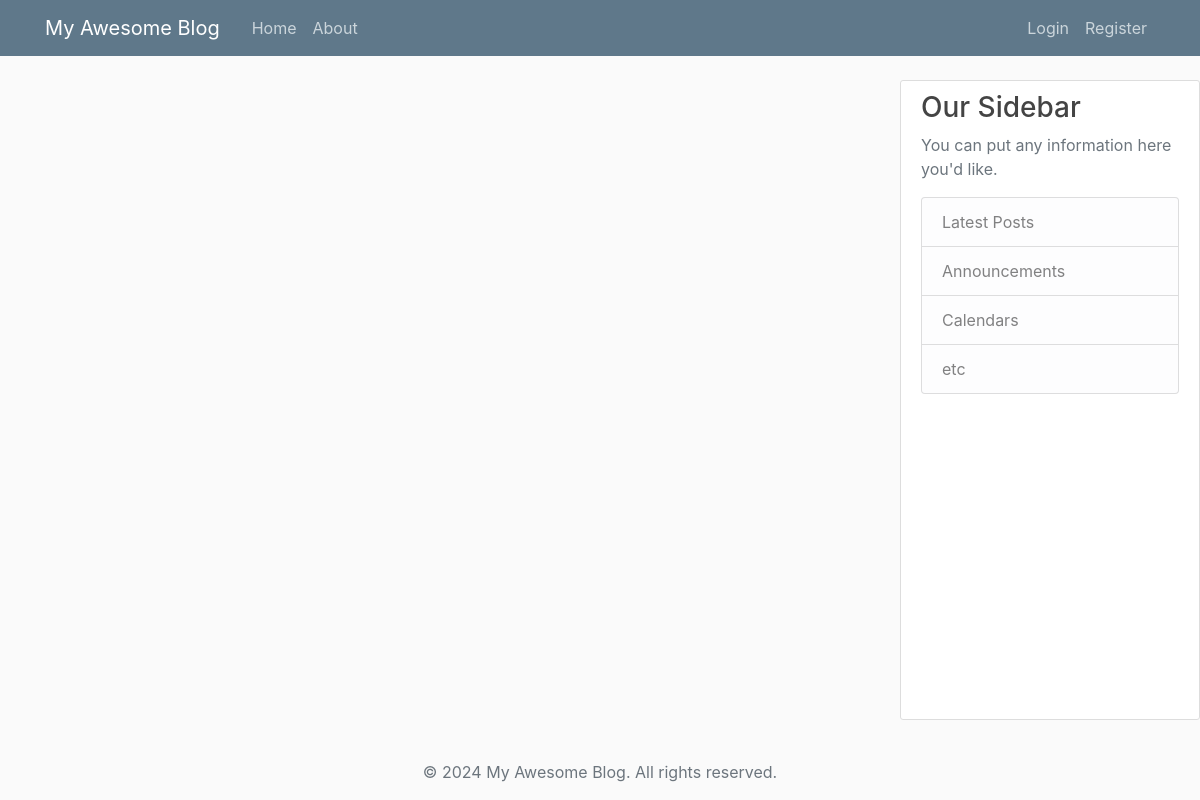
Before: / with the older database file.
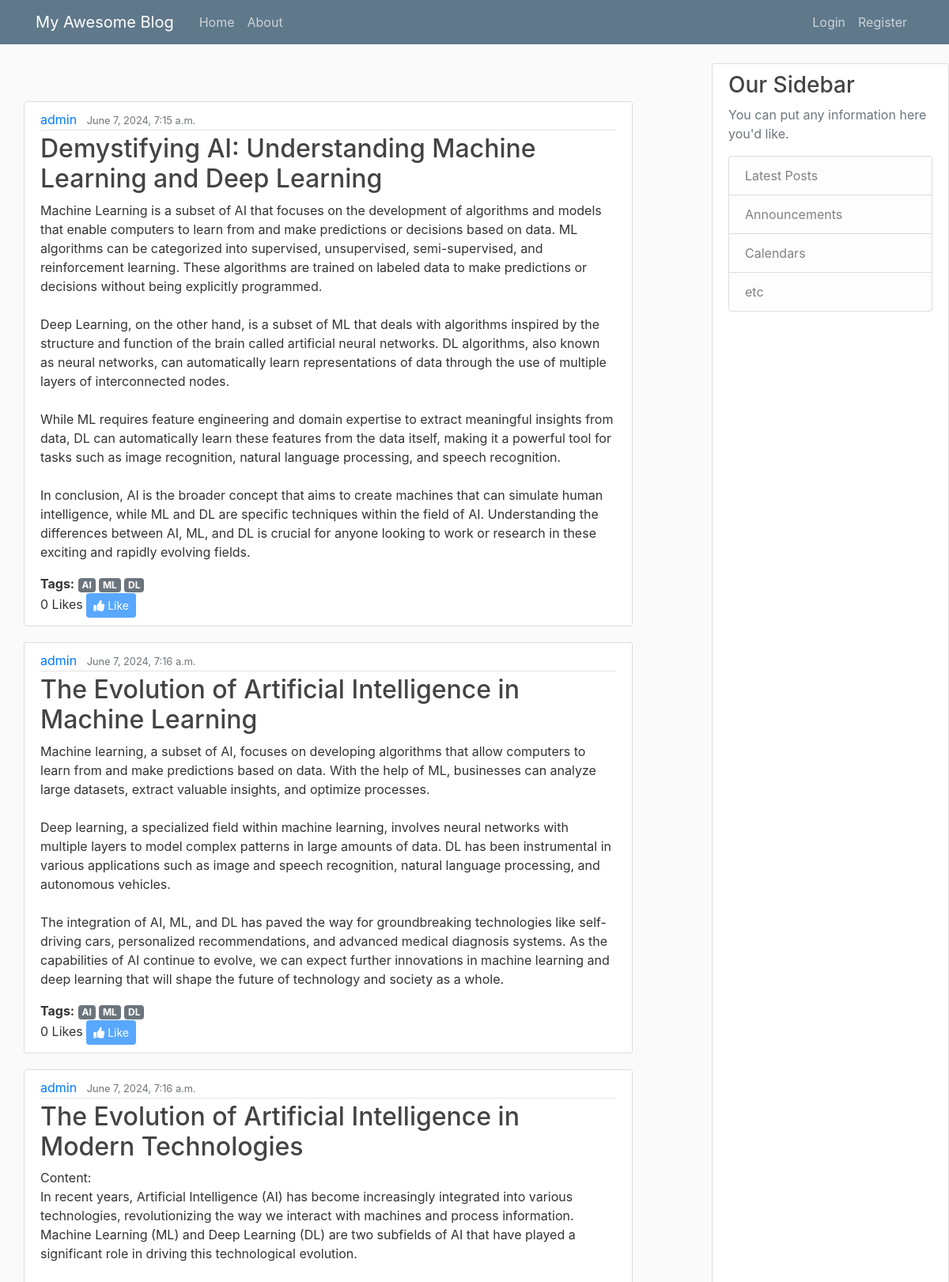
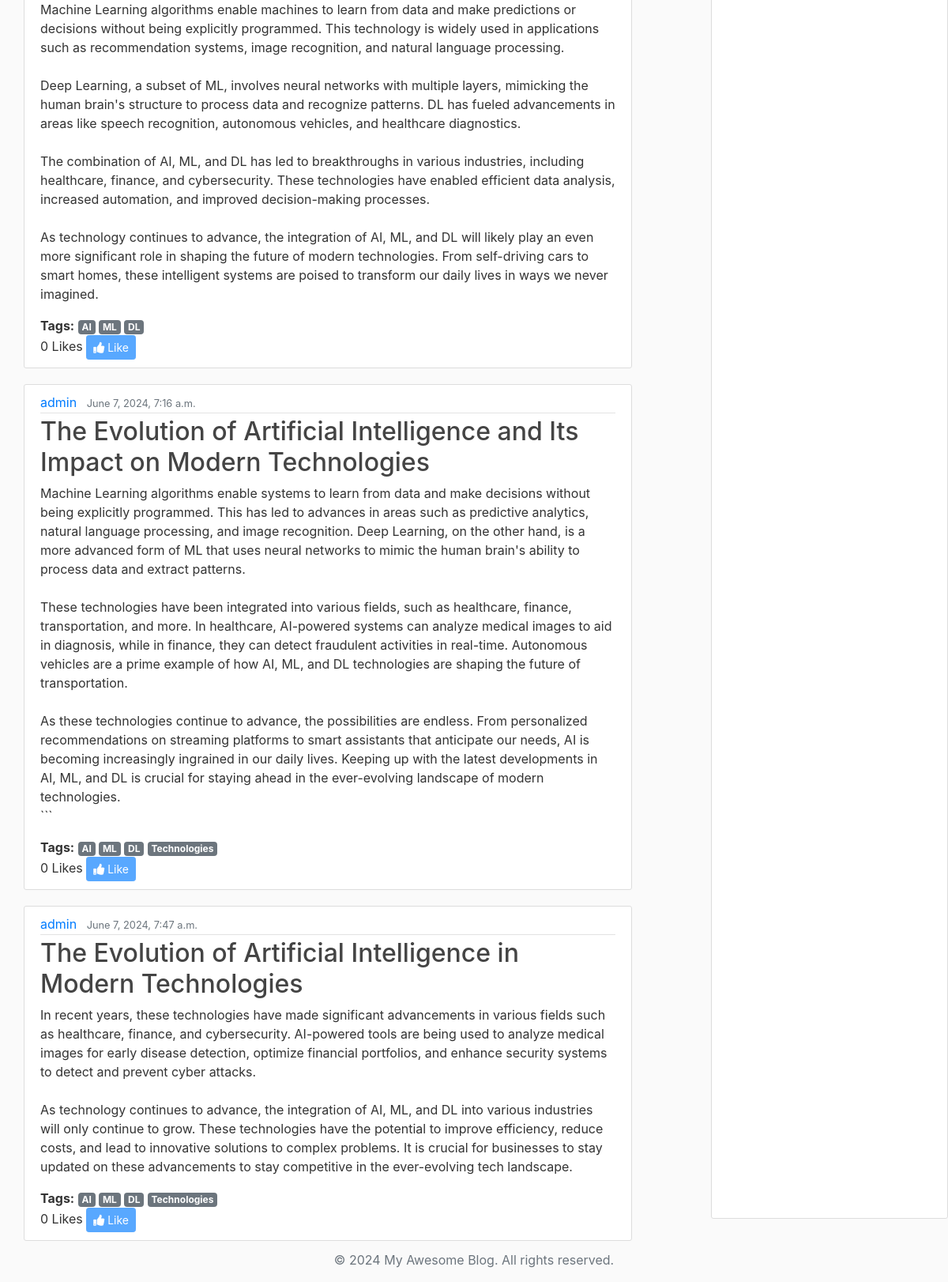
After: the same page with the newer database file (2 pictures, top to bottom).
### blog/models.py (models this page shows, shortened)
class Post(models.Model):
    title = models.CharField(max_length=100)
    tags = models.ManyToManyField(Tag, related_name='posts', blank=True)
    content = models.TextField()
    date_posted = models.DateTimeField(default=timezone.now)
    author = models.ForeignKey(User, on_delete=models.CASCADE)
    liked_by = models.ManyToManyField(User, related_name='liked_posts', blank=True)

class Tag(models.Model):
    name = models.CharField(max_length=30, unique=True)

### blog/views.py (the view)
# urls.py: path('', views.home, name='blog-home'),
def home(request):
    posts = Post.objects.all()
    for post in posts:
        post.author_display = (
            f"{post.author.first_name} {post.author.last_name}"
            if post.author.first_name and post.author.last_name
            else post.author.username
        )
    context = {'posts': posts}
    return render(request, 'blog/home.html', context)

### blog/templates/blog/home.html (shortened to what this page needs)
{% extends "blog/base.html" %}
{% block content %}
    {% for post in posts %}
        <article class="media content-section">
          <div class="media-body">
            <div class="article-metadata">
              <a class="mr-2" href="{% url 'user-posts' post.author.id %}">
                {% if post.author.first_name and post.author.last_name %}
                  {{ post.author.first_name }} {{ post.author.last_name }}
                {% else %}
                  {{ post.author.username }}
                {% endif %}
              </a>
              <small class="text-muted">{{ post.date_posted }}</small>
            </div>
            <h2><a class="article-title" href="{% url 'post-detail' post.id %}">{{ post.title }}</a></h2>
            <p class="article-content">{{ post.content }}</p>
            <div class="post-tags">
              <strong>Tags:</strong>
              {% for tag in post.tags.all %}
                  <a href="{% url 'tagged-posts' tag.name|urlencode %}" class="badge badge-secondary" style="color: white;">
                      {{ tag.name }}
                  </a>
              {% endfor %}
            </div>
            <div class="like-section">
              <span id="like-count-{{ post.id }}">{{ post.liked_by.count }} Likes</span>
              {% if user.is_authenticated %}
                <button class="btn btn-primary btn-sm like-button" data-post-id="{{ post.id }}">
                  {% if user in post.liked_by.all %}
                    <i class="fas fa-thumbs-down"></i> Dislike
                  {% else %}
                    <i class="fas fa-thumbs-up"></i> Like
                  {% endif %}
                </button>
              {% else %}
                <button class="btn btn-primary btn-sm" disabled><i class="fas fa-thumbs-up"></i> Like</button>
              {% endif %}
            </div>
          </div>
        </article>
    {% endfor %}
{% endblock content %}

### blog/templates/blog/base.html (shortened to what this page needs)
{% load static %}
<!DOCTYPE html>
<html>
<head>
    <link rel="stylesheet" href="https://cdnjs.cloudflare.com/ajax/libs/font-awesome/5.15.4/css/all.min.css">
    <link rel="stylesheet" href="https://maxcdn.bootstrapcdn.com/bootstrap/4.0.0/css/bootstrap.min.css">
    <link rel="stylesheet" type="text/css" href="{% static 'blog/main.css' %}">
</head>
<body>
    <header class="site-header">
      <nav class="navbar navbar-expand-md navbar-dark bg-steel fixed-top">
        <div class="container">
          <a class="navbar-brand mr-4" href="{% url 'blog-home' %}">My Awesome Blog</a>
            <div class="collapse navbar-collapse" id="navbarToggle">
              <div class="navbar-nav mr-auto">
                <a class="nav-item nav-link" href="{% url 'blog-home' %}">Home</a>
                <a class="nav-item nav-link" href="{% url 'blog-about' %}">About</a>
              </div>
              <div class="navbar-nav">
                {% if user.is_authenticated %}
                  <span class="navbar-text mr-3">
                    {% if user.profile.profile_picture %}
                      <img src="{{ user.profile.profile_picture.url }}" alt="Profile Picture" class="rounded-circle" width="30" height="30">
                    {% endif %}
                    Hello,
                    {% if user.first_name and user.last_name %}
                      {{ user.first_name }} {{ user.last_name }}
                    {% else %}
                      {{ user.username }}
                    {% endif %}
                  </span>
                  <a class="nav-item nav-link" href="{% url 'publish-post' %}">Create Post <span class="ml-1">+</span></a>
                  <a class="nav-item nav-link" href="{% url 'settings' %}">Settings</a>
                  <a class="nav-item nav-link" href="{% url 'logout' %}">Logout</a>
                {% else %}
                  <a class="nav-item nav-link" href="{% url 'login' %}">Login</a>
                  <a class="nav-item nav-link" href="{% url 'signup' %}">Register</a>
                {% endif %}
              </div>
            </div>
          </div>
        </nav>
      </header>
      <div class="container-fluid mt-5 pt-5">
        <div class="row">
          <div class="col-md-8">
            <main role="main" class="container post-container">
              {% block content %}{% endblock %}
            </main>
          </div>
          <div class="col-md-4">
            <div class="content-section fixed-sidebar">
              <h3>Our Sidebar</h3>
              <p class='text-muted'>You can put any information here you'd like.</p>
              <ul class="list-group">
                <li class="list-group-item list-group-item-light">Latest Posts</li>
                <li class="list-group-item list-group-item-light">Announcements</li>
                <li class="list-group-item list-group-item-light">Calendars</li>
                <li class="list-group-item list-group-item-light">etc</li>
              </ul>
            </div>
          </div>
        </div>
      </div>
      <footer class="footer mt-auto py-3 text-center">
        <div class="container">
            <span class="text-muted">&copy; 2024 My Awesome Blog. All rights reserved.</span>
        </div>
    </footer>
      </body>
  </html>

### blog/static/blog/main.css (style rules this page uses)
body { background: #fafafa; color: #333333; margin-top: 5rem; overflow: hidden; }
h1, h2, h3, h4, h5, h6 { color: #444444; }
ul { margin: 0; }
.bg-steel { background-color: #5f788a; }
.site-header .navbar-nav .nav-link { color: #cbd5db; }
.content-section { background: #ffffff; padding: 10px 20px; border: 1px solid #dddddd; border-radius: 3px; margin-bottom: 20px; }
.article-title { color: #444444; }
.article-content { white-space: pre-line; }
.article-metadata { padding-bottom: 1px; margin-bottom: 4px; border-bottom: 1px solid #e3e3e3 }
.container.post-container { height: calc(100vh - 10rem); overflow-y: scroll; padding-right: 15px; box-sizing: content-box; -ms-overflow-style: none; scrollbar-width: none; }
.fixed-sidebar { position: fixed; top: 5rem; right: 0; width: 25%; height: calc(100vh - 10rem); overflow-y: scroll; -ms-overflow-style: none; scrollbar-width: none; }
.footer { position: fixed; bottom: 0; width: 100%; }
button { padding: 0.7em; color: #fff; background-color: #007BFF; border: none; border-radius: 3px; cursor: pointer; }
p { color: #333; margin-bottom: 1em; }

Changed rows visible on the page:
added Post: author.username "admin", date_posted "June 7, 2024, 7:15 a.m.", title "Demystifying AI: Understanding Machine Learning and Deep Learning", content "Machine Learning is a subset of AI that focuses on the development of algorithms and models that enable computers to learn from and make predictions or decisions based on data. ML algorithms can be categorized into supervised, unsupervised, semi-supervised, and reinforcement learning. These algorithms are trained on labeled data to make predictions or decisions without being explicitly programmed. Deep Learning, on the other hand, is a subset of ML that deals with algorithms inspired by the structure and function of the brain called artificial neural networks. DL algorithms, also known as neural networks, can automatically learn representations of data through the use of multiple layers of…", liked_by.count "0"
added Tag: name "AI"
added Tag: name "ML"
added Tag: name "DL"
added Post: author.username "admin", date_posted "June 7, 2024, 7:16 a.m.", title "The Evolution of Artificial Intelligence in Machine Learning", content "Machine learning, a subset of AI, focuses on developing algorithms that allow computers to learn from and make predictions based on data. With the help of ML, businesses can analyze large datasets, extract valuable insights, and optimize processes. Deep learning, a specialized field within machine learning, involves neural networks with multiple layers to model complex patterns in large amounts of data. DL has been instrumental in various applications such as image and speech recognition, natural language processing, and autonomous vehicles. The integration of AI, ML, and DL has paved the way for groundbreaking technologies like self-driving cars, personalized recommendations, and advanced…", liked_by.count "0"
added Post: author.username "admin", date_posted "June 7, 2024, 7:16 a.m.", title "The Evolution of Artificial Intelligence in Modern Technologies", content "Content: In recent years, Artificial Intelligence (AI) has become increasingly integrated into various technologies, revolutionizing the way we interact with machines and process information. Machine Learning (ML) and Deep Learning (DL) are two subfields of AI that have played a significant role in driving this technological evolution. Machine Learning algorithms enable machines to learn from data and make predictions or decisions without being explicitly programmed. This technology is widely used in applications such as recommendation systems, image recognition, and natural language processing. Deep Learning, a subset of ML, involves neural networks with multiple layers, mimicking the…", liked_by.count "0"
added Post: author.username "admin", date_posted "June 7, 2024, 7:16 a.m.", title "The Evolution of Artificial Intelligence and Its Impact on Modern Technologies", content "Machine Learning algorithms enable systems to learn from data and make decisions without being explicitly programmed. This has led to advances in areas such as predictive analytics, natural language processing, and image recognition. Deep Learning, on the other hand, is a more advanced form of ML that uses neural networks to mimic the human brain's ability to process data and extract patterns. These technologies have been integrated into various fields, such as healthcare, finance, transportation, and more. In healthcare, AI-powered systems can analyze medical images to aid in diagnosis, while in finance, they can detect fraudulent activities in real-time. Autonomous vehicles are a prime…", liked_by.count "0"
added Tag: name "Technologies"
added Post: author.username "admin", date_posted "June 7, 2024, 7:47 a.m.", title "The Evolution of Artificial Intelligence in Modern Technologies", content "In recent years, these technologies have made significant advancements in various fields such as healthcare, finance, and cybersecurity. AI-powered tools are being used to analyze medical images for early disease detection, optimize financial portfolios, and enhance security systems to detect and prevent cyber attacks. As technology continues to advance, the integration of AI, ML, and DL into various industries will only continue to grow. These technologies have the potential to improve efficiency, reduce costs, and lead to innovative solutions to complex problems. It is crucial for businesses to stay updated on these advancements to stay competitive in the ever-evolving tech landscape.", liked_by.count "0"
